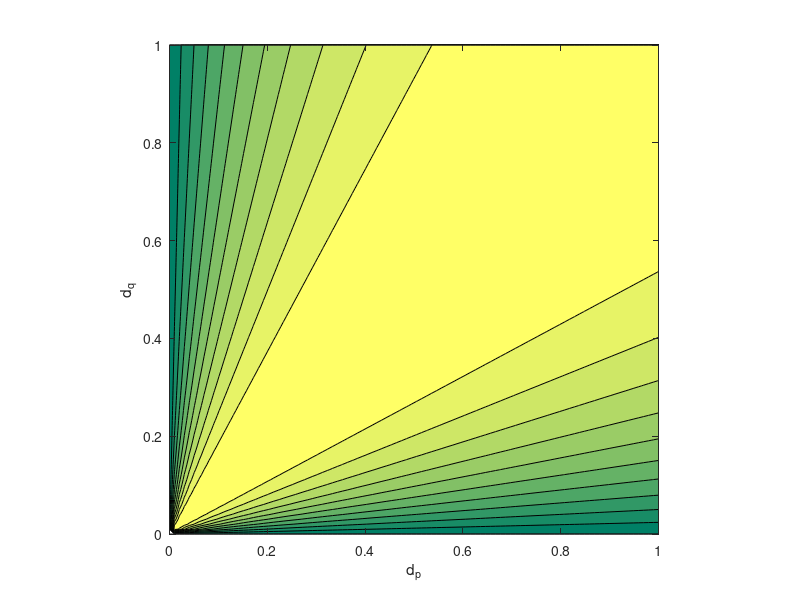
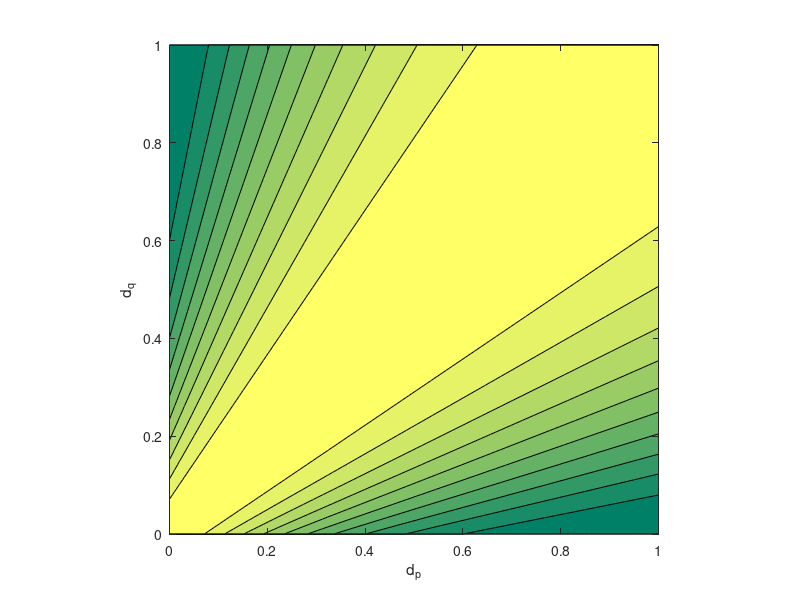
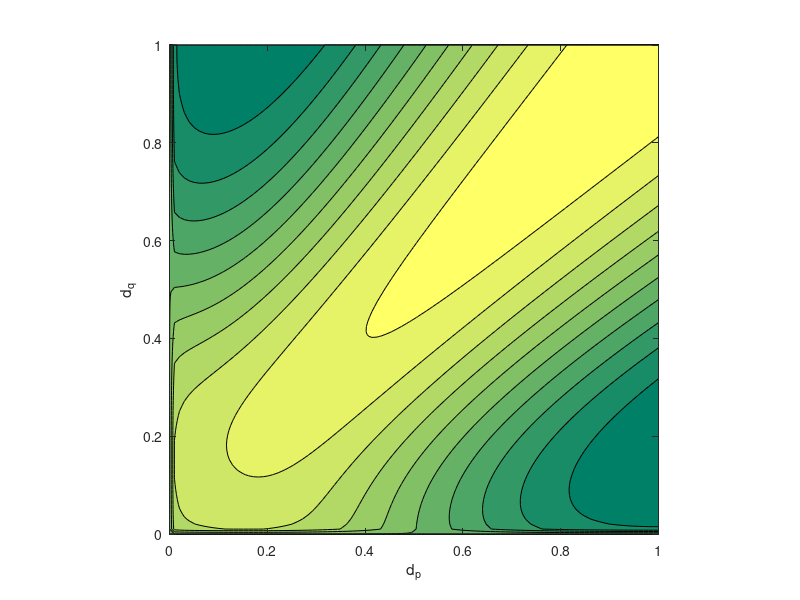

These figures' MATLAB source, in order:
x = linspace(0.0,1.0);
y = linspace(0.0,1.0);

alpha = 2;
displacements = zeros(length(x),length(y));
for k = 1:length(x)
    for j = 1:length(y)
        displacementsBigAlpha(k,j) = 1. - (abs(x(k)-y(j))/(x(k)+y(j)))^alpha;
    end
end
figure;
% Use a different color map.
colormap(summer);
%mesh(x,y,displacementsBigAlpha);
contourf(x,y,displacementsBigAlpha);
xlabel('d_p');
ylabel('d_q');
axis square;

% This function does not fit nicely. Drop it
complexX = complex(x);
complexY = complex(y);
displacementApproxs = zeros(length(x),length(y));
beta = 0.15;
for k = 1:length(x)
    for j = 1:length(y)
        fx(k) = 1;
        fy(j) = 1;
        gx(k) = log(complexX(k) + beta);
        gy(j) = log(complexY(j) + beta);
        displacementApproxs(k,j) = real(fx(k)*fy(j)*exp((gy(j)-gx(k))*i*pi/2));
        %displacementApproxs(k,j) = real(exp(log((complexY(j) + alpha) - log(complexX(k) + alpha))* i * pi / 2));
    end
end
figure;
% Use a different color map.
colormap(summer);
%mesh(x,y,displacementApproxs);
contourf(x,y,displacementApproxs);
xlabel('d_p');
ylabel('d_q');
axis square;

displacementApproxs = zeros(length(x),length(y));
for k = 1:length(x)
    for j = 1:length(y)
        fx(k) = complexX(k)^0.1;
        fy(j) = complexY(j)^0.1;
        gx(k) = log(complexX(k)^2 + beta);
        gy(j) = log(complexY(j)^2 + beta);
        displacementApproxs(k,j) = real(fx(k)*fy(j)*exp((gy(j)-gx(k))*i*pi/2));
        %displacementApproxs(k,j) = real(complexY(j)^0.1 * complexX(k)^0.1 * exp((log(complexY(j) + alpha) - log(complexX(k) + alpha)) * i * pi / 2));
    end
end
figure;
% Use a different color map.
colormap(summer);
%mesh(x,y,displacementApproxs);
contourf(x,y,displacementApproxs);
xlabel('d_p');
ylabel('d_q');
axis square;
